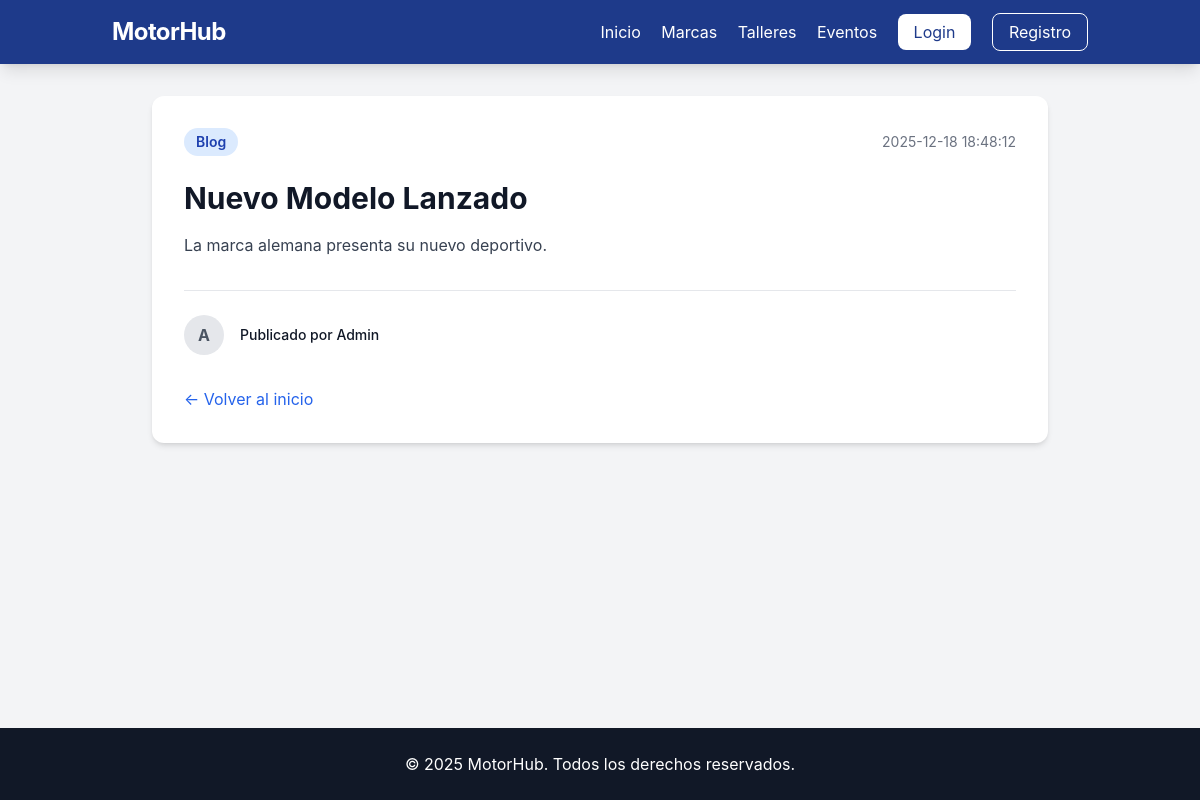
The page /public/index.php?url=post/2 on the database its author committed.
### tables this page shows
CREATE TABLE posts (
    id INT AUTO_INCREMENT PRIMARY KEY,
    user_id INT NOT NULL,
    category_id INT NOT NULL,
    title VARCHAR(150) NOT NULL,
    content TEXT NOT NULL,
    image_url VARCHAR(255),
    created_at TIMESTAMP DEFAULT CURRENT_TIMESTAMP,
    FOREIGN KEY (user_id) REFERENCES users(id),
    FOREIGN KEY (category_id) REFERENCES categories(id)
);

CREATE TABLE categories (
    id INT AUTO_INCREMENT PRIMARY KEY,
    name VARCHAR(50) NOT NULL
);

CREATE TABLE users (
    id INT AUTO_INCREMENT PRIMARY KEY,
    username VARCHAR(80) NOT NULL,
    email VARCHAR(120) NOT NULL UNIQUE,
    password_hash VARCHAR(255) NOT NULL,
    role ENUM('admin', 'writer', 'subscriber') DEFAULT 'subscriber',
    created_at TIMESTAMP DEFAULT CURRENT_TIMESTAMP
);

### controllers/PostController.php (called while the page is built, shortened)
<?php
class PostController {
    public function show($id) {
        $database = new Database();
        $db = $database->getConnection();
        $postModel = new Post($db);
        $post = $postModel->findById($id);
        require_once '../views/posts/show.php';
    }
}

### models/Post.php (called while the page is built, shortened)
<?php
class Post {
    private $conn;
    private $table = 'posts';
    public function __construct($db) {
        $this->conn = $db;
    }
    public function findById($id) {
        $query = "SELECT p.*, c.name as category_name, u.username
                  FROM " . $this->table . " p
                  LEFT JOIN categories c ON p.category_id = c.id
                  LEFT JOIN users u ON p.user_id = u.id
                  WHERE p.id = ?
                  LIMIT 0,1";
        $stmt = $this->conn->prepare($query);
        $stmt->execute([$id]);
        return $stmt->fetch(PDO::FETCH_ASSOC);
    }
}

### views/posts/show.php (the view, shortened to what this page needs)
<?php require_once '../views/layout/header.php'; ?>
<div class="max-w-4xl mx-auto bg-white rounded-xl shadow-md overflow-hidden">
    <div class="p-8">
        <div class="flex items-center justify-between mb-6">
             <span class="bg-blue-100 text-blue-800 text-sm px-3 py-1 rounded-full font-semibold">
                <?php echo $post['category_name'] ?? 'General'; ?>
            </span>
            <span class="text-gray-500 text-sm"><?php echo $post['created_at']; ?></span>
        </div>
        <h1 class="text-3xl font-bold text-gray-900 mb-4"><?php echo $post['title']; ?></h1>
        <div class="prose max-w-none text-gray-700 leading-relaxed mb-8">
            <?php echo nl2br($post['content']); ?>
        </div>
        <hr class="my-6">
        <div class="flex items-center">
            <div class="bg-gray-200 rounded-full h-10 w-10 flex items-center justify-center text-gray-600 font-bold">
                <?php echo strtoupper(substr($post['username'] ?? 'A', 0, 1)); ?>
            </div>
            <div class="ml-4">
                <p class="text-sm font-medium text-gray-900">Publicado por <?php echo $post['username'] ?? 'Anónimo'; ?></p>
            </div>
        </div>
        <div class="mt-8">
            <a href="index.php?url=home" class="text-blue-600 hover:underline">&larr; Volver al inicio</a>
        </div>
    </div>
</div>
<?php require_once '../views/layout/footer.php'; ?>

### views/layout/header.php (style rules this page uses)
body { font-family: 'Inter', sans-serif; }

### rows shown on the page
posts: category.name "Blog", created_at "2025-12-18 18:48:12", title "Nuevo Modelo Lanzado", content "La marca alemana presenta su nuevo deportivo.", user.username "A", user.username "Admin"
